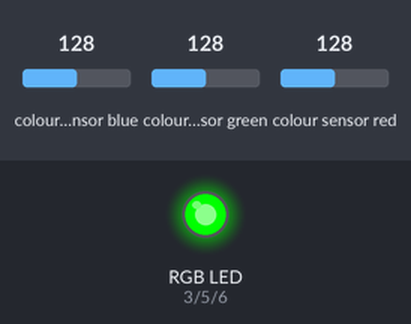
A sketch run on a simulated Arduino Uno, built with avr-gcc and run on an emulated ATmega328P. Parts: an RGB LED mixed from three pins (HIGH = lit). Wiring (inferred from the names in the program): TCS3200 colour sensor: output pin 12; S2 pin 10; S3 pin 11; S0 pin 8; S1 pin 9. The test bench sets the inputs (shaded band); at power-on: colour sensor green 128, colour sensor blue 128, colour sensor red 128. Pins used as bus, display or sensor lines are not drawn; what the sketch prints to the serial monitor is not drawn.

Above: at 1.2 s.
1.3 s: colour sensor green set to 5
Timing chart, 0 to 4.3 s (numbered marks = the images above; inputs shaded):
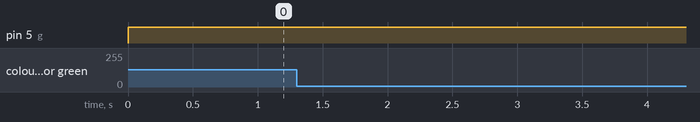

Measured:
- after the input at 1.3 s, every drawn part: stays the same

The sketch:

RGB.ino
```cpp
//RGB LED
const int r = 3;
const int g = 5;
const int b = 6;

//Color Sensor
const int S0 =8;
const int S1 =9;
const int S2 =10;
const int S3 =11;
const int OUT = 12;

//Get color from sensor
int getR =0;
int getG =0;
int getB =0;
int getN =0;


void setup() {
  Serial.begin(9600);
  pinMode(b, OUTPUT);
  pinMode(g, OUTPUT);
  pinMode(r, OUTPUT);
  pinMode(S0,OUTPUT);
  pinMode(S1,OUTPUT);
  pinMode(S2,OUTPUT);
  pinMode(S3,OUTPUT);
  pinMode(OUT,INPUT);

 // Escala de frequencia para 20%
  digitalWrite(S0, HIGH);
  digitalWrite(S1, LOW);
}
void ledOff(){
  digitalWrite(r, LOW);
  digitalWrite(g, LOW);
  digitalWrite(b, LOW);
  }
void greenFunction(){
  analogWrite(r, 0);
  analogWrite(b, 0);
  analogWrite(g, 255);
}

void readColor(){

  //Read red filter
  digitalWrite(S2, LOW);
  digitalWrite(S3, LOW);
  if(digitalRead(OUT) == HIGH){
    getR = pulseIn(OUT, LOW);
  } else {
    getR = pulseIn(OUT, HIGH); // duracao do pulso na saida
  }

//Read blue filter
  digitalWrite(S3, HIGH);
  if(digitalRead(OUT) == HIGH){
    getB = pulseIn(OUT, LOW);
  } else {
    getB = pulseIn(OUT, HIGH); // duracao do pulso na saida
  }

  //Read green filter
  digitalWrite(S2, HIGH);
  if(digitalRead(OUT) == HIGH){
    getG = pulseIn(OUT, LOW);
  } else {
    getG = pulseIn(OUT, HIGH); // duracao do pulso na saida
  }
  //Read NO filter
  digitalWrite(S2, HIGH);
  digitalWrite(S3, LOW);

  if(digitalRead(OUT) == HIGH){
    getN = pulseIn(OUT, LOW);
  } else {
    getN = pulseIn(OUT, HIGH); // duracao do pulso na saida
  }

greenFunction();

  if(getG <60){
    Serial.println("verde");
    Serial.println("tempo");
  }
  Serial.println("===============================================================================");
}
void loop() {
  readColor();

}
```
